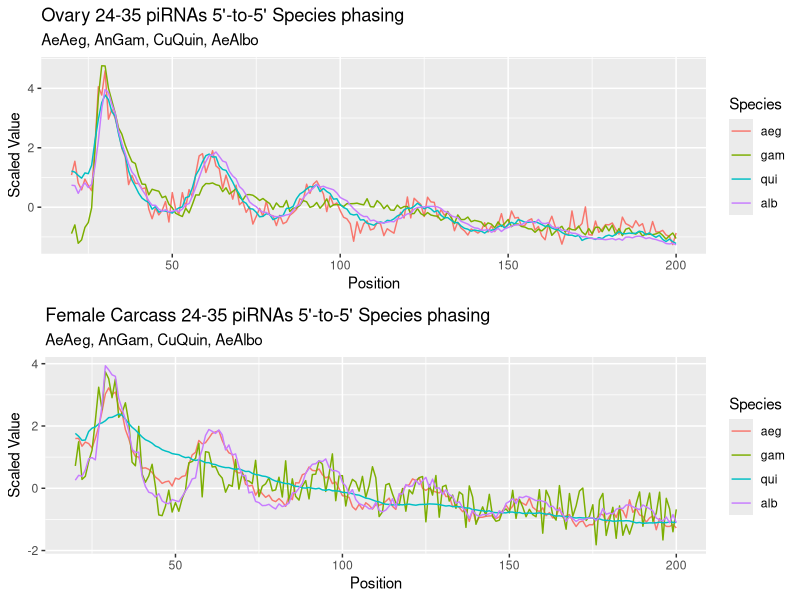

Here is the R script that generated this plot:
## ---- chunk 1
suppressPackageStartupMessages({
  library(tidyverse)
  library(gridExtra)
  library(reshape2)
})

## ---- chunk 2
# Files are generated from the 5' to 5' phasing scripts output of a text file
# Both generated from the piRNA's of ovaries

# AeAeg species mosquito
aeg_ov <- read.csv("../Data/AeAeg_Ovary_TC.24_35.trim.fastq.uq.polyn.5to5_SPECIES.csv")
aeg_fc <- read.csv("../Data/AeAeg_Fcarc_TC.24_35.trim.fastq.uq.polyn.5to5_SPECIES.csv")
colnames(aeg_fc) <- c("Position", "Value")

# AnGam species
gam_ov <- read.csv("../Data/AnGam_Ovary_TN.24_35.trim.fastq.uq.polyn.5to5_SPECIES.csv")
gam_fc <- read.csv("../Data/AnGam_Fcarc_TN.24_35.trim.fastq.uq.polyn.5to5_SPECIES.csv")

# CuQuin species
qui_ov <- read.csv("../Data/CuQuin_Ovary_NL.24_35.trim.fastq.uq.polyn.5to5_SPECIES.csv")
qui_fc <- read.csv("../Data/CuQuin_Fcarc_NL.24_35.trim.fastq.uq.polyn.5to5_SPECIES.csv")

# AeAlbo species
alb_ov <- read.csv("../Data/AeAlbo_Ovary_OA.24_35.trim.fastq.uq.polyn.5to5_SPECIES.csv")
alb_fc <- read.csv("../Data/AeAlbo_Fcarc_OA.24_35.trim.fastq.uq.polyn.5to5_SPECIES.csv")
colnames(alb_ov) <- c("Position", "Value")

# Combine data
  # Potential problem: filtered after scaling
ov_std <- tibble(Position = aeg_ov$Position, aeg = (aeg_ov$Value),
                 gam = (gam_ov$Value),
                 qui = (qui_ov$Value),
                 alb = (alb_ov$Value)) %>%
  filter(Position >= 20) %>%
  mutate(aeg = scale(aeg), gam = scale(gam),
         qui = scale(qui), alb = scale(alb)) %>%
  reshape2::melt(id = "Position", variable.name = "Species", value.name = "Value")

fc_std <- tibble(Position = aeg_fc$Position, aeg = (aeg_fc$Value),
                 gam = (gam_fc$Value),
                 qui = (qui_fc$Value),
                 alb = (alb_fc$Value)) %>%
  filter(Position >= 20) %>%
  mutate(aeg = scale(aeg), gam = scale(gam),
         qui = scale(qui), alb = scale(alb)) %>%
  reshape2::melt(id = "Position", variable.name = "Species", value.name = "Value")

  
## ---- chunk 3
# Descriptive statistics
ov_std %>%
  group_by(Species) %>%
    summarise(mean = mean(Value), median = median(Value), sd = sd(Value),
            MSSD = round(psych::mssd(Value), 5),
            RMSSD = round(psych::rmssd(Value), 4),
            "lag-one autocor" = cor(Value[-length(Value)], Value[-1]),
              Hurst = pracma::hurstexp(Value, display = FALSE)$Hrs)

fc_std %>%
  group_by(Species) %>%
    summarise(mean = mean(Value), median = median(Value), sd = sd(Value),
              MSSD = round(psych::mssd(Value), 4),
              RMSSD = round(psych::rmssd(Value), 4),
              "lag-one autocor" = cor(Value[-length(Value)], Value[-1]),
              Hurst = pracma::hurstexp(Value, display = FALSE)$Hrs)

# Plot
p1 <- ov_std %>%
  ggplot(aes(x = Position, y = Value, col = Species)) +
  geom_line() +
  labs(title = "Ovary 24-35 piRNAs 5'-to-5' Species phasing",
       subtitle = "AeAeg, AnGam, CuQuin, AeAlbo") +
  ylab("Scaled Value")

p2 <- fc_std %>%
  ggplot(aes(x = Position, y = Value, col = Species)) +
  geom_line() +
  labs(title = "Female Carcass 24-35 piRNAs 5'-to-5' Species phasing",
       subtitle = "AeAeg, AnGam, CuQuin, AeAlbo") +
  ylab("Scaled Value")

grid.arrange(p1, p2, nrow = 2)

